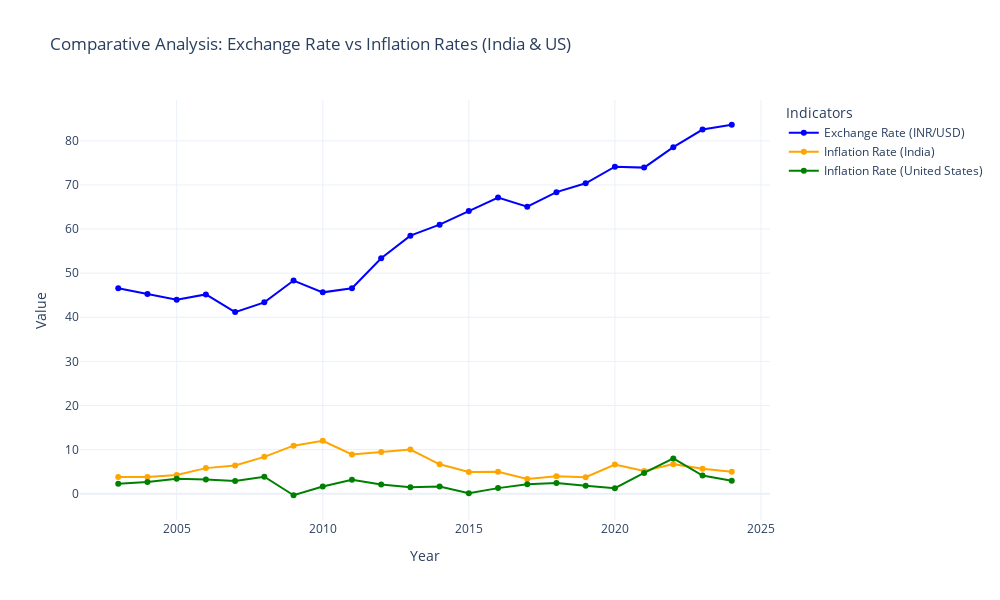

Here is the notebook cell this chart was saved with:
### Markdown cell above
Next, we’ll perform a comparative analysis to highlight periods of significant divergence or convergence between the inflation rates and the exchange rates:

### Code cell
fig = go.Figure()

fig.add_trace(go.Scatter(x=merged_df['Year'],
                         y=merged_df['Exchange Rate (INR/USD)'],
                         mode='lines+markers',
                         name='Exchange Rate (INR/USD)',
                         line=dict(color='blue')))

fig.add_trace(go.Scatter(x=merged_df['Year'],
                         y=merged_df['Inflation Rate (India)'],
                         mode='lines+markers',
                         name='Inflation Rate (India)',
                         line=dict(color='orange')))

fig.add_trace(go.Scatter(x=merged_df['Year'],
                         y=merged_df['Inflation Rate (United States)'],
                         mode='lines+markers',
                         name='Inflation Rate (United States)',
                         line=dict(color='green')))

fig.update_layout(title='Comparative Analysis: Exchange Rate vs Inflation Rates (India & US)',
                  xaxis_title='Year',
                  yaxis_title='Value',
                  legend_title_text='Indicators',
                  template='plotly_white',
                  height=600,
                  width=1000)

fig.show()

### Figure 1 — Plotly figure (JSON) as saved in the notebook; plotly's stock layout.template omitted (floating-point values rounded to 4 significant figures)
{"data": [{"line": {"color": "blue"}, "mode": "lines+markers", "name": "Exchange Rate (INR/USD)", "type": "scatter", "x": [2003, 2004, 2005, 2006, 2007, 2008, 2009, 2010, 2011, 2012, 2013, 2014, 2015, 2016, 2017, 2018, 2019, 2020, 2021, 2022, 2023, 2024], "y": [46.59, 45.26, 44.0, 45.19, 41.18, 43.39, 48.33, 45.65, 46.58, 53.37, 58.51, 61.0, 64.11, 67.16, 65.07, 68.37, 70.38, 74.14, 73.94, 78.58, 82.57, 83.66]}, {"line": {"color": "orange"}, "mode": "lines+markers", "name": "Inflation Rate (India)", "type": "scatter", "x": [2003, 2004, 2005, 2006, 2007, 2008, 2009, 2010, 2011, 2012, 2013, 2014, 2015, 2016, 2017, 2018, 2019, 2020, 2021, 2022, 2023, 2024], "y": [3.806, 3.767, 4.246, 5.797, 6.373, 8.349, 10.88, 11.99, 8.912, 9.479, 10.02, 6.666, 4.907, 4.948, 3.328, 3.939, 3.73, 6.623, 5.131, 6.699, 5.649, 4.953]}, {"line": {"color": "green"}, "mode": "lines+markers", "name": "Inflation Rate (United States)", "type": "scatter", "x": [2003, 2004, 2005, 2006, 2007, 2008, 2009, 2010, 2011, 2012, 2013, 2014, 2015, 2016, 2017, 2018, 2019, 2020, 2021, 2022, 2023, 2024], "y": [2.27, 2.677, 3.393, 3.226, 2.853, 3.839, -0.3555, 1.64, 3.157, 2.069, 1.465, 1.622, 0.1186, 1.262, 2.13, 2.443, 1.812, 1.234, 4.698, 8.003, 4.116, 2.95]}], "layout": {"height": 600, "legend": {"title": {"text": "Indicators"}}, "title": {"text": "Comparative Analysis: Exchange Rate vs Inflation Rates (India & US)"}, "width": 1000, "xaxis": {"title": {"text": "Year"}}, "yaxis": {"title": {"text": "Value"}}}}
